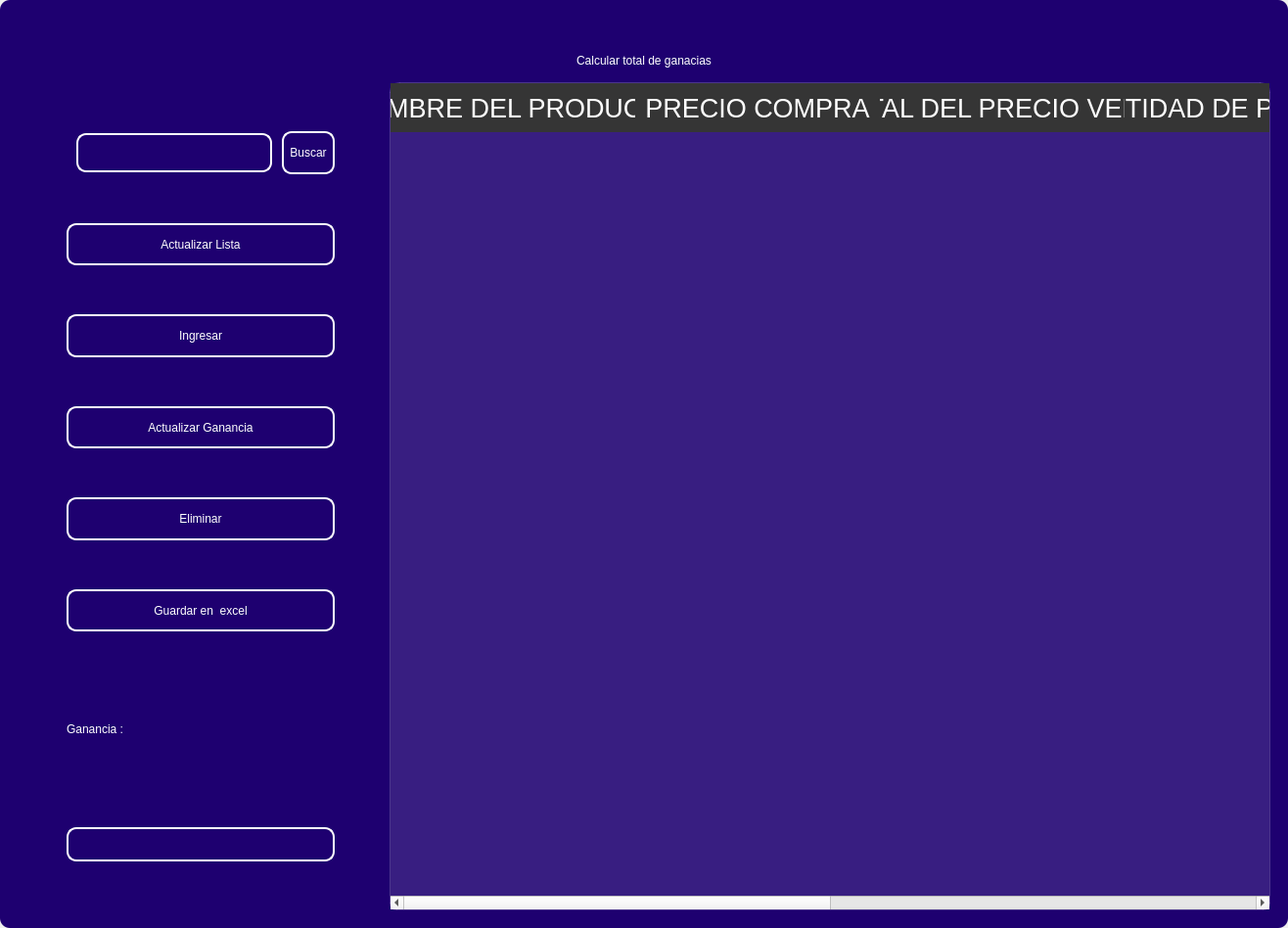
<?xml version="1.0" encoding="UTF-8"?>
<ui version="4.0">
 <class>MainWindow</class>
 <widget class="QMainWindow" name="MainWindow">
  <property name="geometry">
   <rect>
    <x>0</x>
    <y>0</y>
    <width>1316</width>
    <height>948</height>
   </rect>
  </property>
  <property name="windowTitle">
   <string>MainWindow</string>
  </property>
  <property name="styleSheet">
   <string notr="true"/>
  </property>
  <widget class="QWidget" name="centralwidget">
   <property name="styleSheet">
    <string notr="true"/>
   </property>
   <layout class="QVBoxLayout" name="verticalLayout">
    <property name="spacing">
     <number>0</number>
    </property>
    <property name="leftMargin">
     <number>0</number>
    </property>
    <property name="topMargin">
     <number>0</number>
    </property>
    <property name="rightMargin">
     <number>0</number>
    </property>
    <property name="bottomMargin">
     <number>0</number>
    </property>
    <item>
     <widget class="QFrame" name="frame">
      <property name="enabled">
       <bool>true</bool>
      </property>
      <property name="styleSheet">
       <string notr="true">
QFrame {
border-radius:10px;
background-color:#1E0070;
 }
</string>
      </property>
      <property name="frameShape">
       <enum>QFrame::StyledPanel</enum>
      </property>
      <property name="frameShadow">
       <enum>QFrame::Raised</enum>
      </property>
      <layout class="QVBoxLayout" name="verticalLayout_2">
       <item>
        <widget class="QFrame" name="frame_superior">
         <property name="minimumSize">
          <size>
           <width>0</width>
           <height>40</height>
          </size>
         </property>
         <property name="maximumSize">
          <size>
           <width>16777215</width>
           <height>40</height>
          </size>
         </property>
         <property name="styleSheet">
          <string notr="true">QPushButton{
border-radius:18px;
}

QPushButton:hover{
	background-color: rgb(0, 0, 0);
}
</string>
         </property>
         <property name="frameShape">
          <enum>QFrame::StyledPanel</enum>
         </property>
         <property name="frameShadow">
          <enum>QFrame::Raised</enum>
         </property>
         <layout class="QHBoxLayout" name="horizontalLayout_3">
          <property name="spacing">
           <number>4</number>
          </property>
          <property name="leftMargin">
           <number>0</number>
          </property>
          <property name="topMargin">
           <number>0</number>
          </property>
          <property name="rightMargin">
           <number>0</number>
          </property>
          <property name="bottomMargin">
           <number>0</number>
          </property>
          <item>
           <widget class="QPushButton" name="btn_icon">
            <property name="text">
             <string/>
            </property>
            <property name="iconSize">
             <size>
              <width>40</width>
              <height>40</height>
             </size>
            </property>
           </widget>
          </item>
          <item>
           <spacer name="horizontalSpacer_2">
            <property name="orientation">
             <enum>Qt::Horizontal</enum>
            </property>
            <property name="sizeHint" stdset="0">
             <size>
              <width>443</width>
              <height>20</height>
             </size>
            </property>
           </spacer>
          </item>
          <item>
           <widget class="QPushButton" name="btn_exit">
            <property name="minimumSize">
             <size>
              <width>38</width>
              <height>38</height>
             </size>
            </property>
            <property name="maximumSize">
             <size>
              <width>38</width>
              <height>38</height>
             </size>
            </property>
            <property name="text">
             <string/>
            </property>
            <property name="iconSize">
             <size>
              <width>35</width>
              <height>35</height>
             </size>
            </property>
           </widget>
          </item>
          <item>
           <widget class="QPushButton" name="bt_minimizar">
            <property name="minimumSize">
             <size>
              <width>38</width>
              <height>38</height>
             </size>
            </property>
            <property name="maximumSize">
             <size>
              <width>38</width>
              <height>38</height>
             </size>
            </property>
            <property name="cursor">
             <cursorShape>PointingHandCursor</cursorShape>
            </property>
            <property name="text">
             <string/>
            </property>
            <property name="icon">
             <iconset>
              <normaloff>image/minus.svg</normaloff>image/minus.svg</iconset>
            </property>
            <property name="iconSize">
             <size>
              <width>38</width>
              <height>38</height>
             </size>
            </property>
           </widget>
          </item>
          <item>
           <widget class="QPushButton" name="bt_maximizar">
            <property name="minimumSize">
             <size>
              <width>38</width>
              <height>38</height>
             </size>
            </property>
            <property name="maximumSize">
             <size>
              <width>38</width>
              <height>38</height>
             </size>
            </property>
            <property name="cursor">
             <cursorShape>PointingHandCursor</cursorShape>
            </property>
            <property name="text">
             <string/>
            </property>
            <property name="icon">
             <iconset>
              <normaloff>image/chevron-up.svg</normaloff>image/chevron-up.svg</iconset>
            </property>
            <property name="iconSize">
             <size>
              <width>38</width>
              <height>38</height>
             </size>
            </property>
           </widget>
          </item>
          <item>
           <widget class="QPushButton" name="bt_restaurar">
            <property name="minimumSize">
             <size>
              <width>38</width>
              <height>38</height>
             </size>
            </property>
            <property name="maximumSize">
             <size>
              <width>38</width>
              <height>38</height>
             </size>
            </property>
            <property name="cursor">
             <cursorShape>PointingHandCursor</cursorShape>
            </property>
            <property name="text">
             <string/>
            </property>
            <property name="icon">
             <iconset>
              <normaloff>image/chevron-down.svg</normaloff>image/chevron-down.svg</iconset>
            </property>
            <property name="iconSize">
             <size>
              <width>38</width>
              <height>38</height>
             </size>
            </property>
           </widget>
          </item>
          <item>
           <widget class="QPushButton" name="bt_cerrar">
            <property name="minimumSize">
             <size>
              <width>38</width>
              <height>38</height>
             </size>
            </property>
            <property name="maximumSize">
             <size>
              <width>38</width>
              <height>38</height>
             </size>
            </property>
            <property name="cursor">
             <cursorShape>PointingHandCursor</cursorShape>
            </property>
            <property name="text">
             <string/>
            </property>
            <property name="icon">
             <iconset>
              <normaloff>image/x.svg</normaloff>image/x.svg</iconset>
            </property>
            <property name="iconSize">
             <size>
              <width>38</width>
              <height>38</height>
             </size>
            </property>
           </widget>
          </item>
         </layout>
        </widget>
       </item>
       <item>
        <widget class="QLabel" name="label">
         <property name="styleSheet">
          <string notr="true">font: 30pt &quot;MS Shell Dlg 2&quot;;
color: rgb(255, 255, 255);</string>
         </property>
         <property name="text">
          <string>Calcular total de ganacias</string>
         </property>
         <property name="alignment">
          <set>Qt::AlignCenter</set>
         </property>
        </widget>
       </item>
       <item>
        <widget class="QFrame" name="frame_3">
         <property name="minimumSize">
          <size>
           <width>0</width>
           <height>0</height>
          </size>
         </property>
         <property name="frameShape">
          <enum>QFrame::StyledPanel</enum>
         </property>
         <property name="frameShadow">
          <enum>QFrame::Raised</enum>
         </property>
         <layout class="QHBoxLayout" name="horizontalLayout_4">
          <property name="leftMargin">
           <number>9</number>
          </property>
          <property name="topMargin">
           <number>9</number>
          </property>
          <property name="rightMargin">
           <number>9</number>
          </property>
          <item>
           <layout class="QVBoxLayout" name="verticalLayout_4">
            <property name="spacing">
             <number>50</number>
            </property>
            <property name="sizeConstraint">
             <enum>QLayout::SetDefaultConstraint</enum>
            </property>
            <property name="leftMargin">
             <number>50</number>
            </property>
            <property name="topMargin">
             <number>50</number>
            </property>
            <property name="rightMargin">
             <number>50</number>
            </property>
            <property name="bottomMargin">
             <number>50</number>
            </property>
            <item>
             <layout class="QHBoxLayout" name="horizontalLayout">
              <property name="spacing">
               <number>10</number>
              </property>
              <property name="leftMargin">
               <number>10</number>
              </property>
              <property name="topMargin">
               <number>0</number>
              </property>
              <property name="bottomMargin">
               <number>0</number>
              </property>
              <item>
               <widget class="QLineEdit" name="searchtxt">
                <property name="minimumSize">
                 <size>
                  <width>200</width>
                  <height>35</height>
                 </size>
                </property>
                <property name="maximumSize">
                 <size>
                  <width>150</width>
                  <height>40</height>
                 </size>
                </property>
                <property name="styleSheet">
                 <string notr="true">QLabel {
	color: rgb(255, 255, 254);
	font: 12pt &quot;Arial&quot;;
	background-color: rgba(0, 0, 0,0);
}

QTextEdit{
background-color: rgba(0, 0, 0,0);
border-radius:10px; 
font: 12pt &quot;Arial&quot;;
color: rgb(255, 255, 254);
border: 2px solid  rgb(255, 255, 255);

}

QTextEdit:hover{
background-color: rgba(0, 0, 0,0);
border-radius:10px; 
font: 12pt &quot;Arial&quot;;
border: 2px solid  rgb(120, 0, 171);
}

QTextEdit:focus{
background-color: rgb(0, 0, 0);
border-radius:10px; 
font: 12pt &quot;Arial&quot;;
border: 2px solid rgb(120, 0, 171);
}

QLineEdit{
background-color: rgba(0, 0, 0,0);
border-radius:10px; 
font: 12pt &quot;Arial&quot;;
color: rgb(255, 255, 254);
border: 2px solid  rgb(255, 255, 255);

}

QLineEdit:hover{
background-color: rgba(0, 0, 0,0);
border-radius:10px; 
font: 12pt &quot;Arial&quot;;
border: 2px solid  rgb(120, 0, 171);
}

QLineEdit:focus{
background-color: rgb(0, 0, 0);
border-radius:10px; 
font: 12pt &quot;Arial&quot;;
border: 2px solid rgb(120, 0, 171);
}

QCheckBox{
	font: 12pt &quot;Arial&quot;;
	color: rgb(255, 255, 255);
}

QCheckBox::indicator {
    width: 18px;
    height:18px;
}

QCheckBox::indicator:unchecked {
   background-image: url(image/square.svg);
}

QCheckBox::indicator:checked {
   background-image: url(image/check-square.svg);
}

QPushButton{
border-radius:10px; 
font: 12pt &quot;Arial&quot;;
color: rgb(255, 255, 254);
border: 2px solid #ffffff;
}

QPushButton:hover{
border-radius:10px; 
font: 12pt &quot;Arial&quot;;
color: rgb(255, 255, 255);
border: 2px solid rgb(120, 0, 171);
	background-color: rgb(120, 0, 171);
}
</string>
                </property>
               </widget>
              </item>
              <item>
               <widget class="QPushButton" name="btn_search">
                <property name="sizePolicy">
                 <sizepolicy hsizetype="Minimum" vsizetype="Fixed">
                  <horstretch>0</horstretch>
                  <verstretch>0</verstretch>
                 </sizepolicy>
                </property>
                <property name="minimumSize">
                 <size>
                  <width>0</width>
                  <height>35</height>
                 </size>
                </property>
                <property name="maximumSize">
                 <size>
                  <width>100</width>
                  <height>50</height>
                 </size>
                </property>
                <property name="cursor">
                 <cursorShape>PointingHandCursor</cursorShape>
                </property>
                <property name="styleSheet">
                 <string notr="true">QPushButton{
border-radius:10px; 
font: 12pt &quot;Arial&quot;;
color: rgb(255, 255, 254);
border: 2px solid #ffffff;
}

QPushButton:hover{
border-radius:10px; 
font: 12pt &quot;Arial&quot;;
color: rgb(255, 255, 255);
border: 2px solid rgb(120, 0, 171);
	background-color: rgb(120, 0, 171);
}</string>
                </property>
                <property name="text">
                 <string>Buscar</string>
                </property>
               </widget>
              </item>
             </layout>
            </item>
            <item>
             <widget class="QPushButton" name="btn_get">
              <property name="minimumSize">
               <size>
                <width>50</width>
                <height>40</height>
               </size>
              </property>
              <property name="maximumSize">
               <size>
                <width>300</width>
                <height>50</height>
               </size>
              </property>
              <property name="cursor">
               <cursorShape>PointingHandCursor</cursorShape>
              </property>
              <property name="styleSheet">
               <string notr="true">QPushButton{
border-radius:10px; 
font: 12pt &quot;Arial&quot;;
color: rgb(255, 255, 254);
border: 2px solid #ffffff;
}

QPushButton:hover{
border-radius:10px; 
font: 12pt &quot;Arial&quot;;
color: rgb(255, 255, 255);
border: 2px solid rgb(120, 0, 171);
	background-color: rgb(120, 0, 171);
}</string>
              </property>
              <property name="text">
               <string>Actualizar Lista</string>
              </property>
              <property name="iconSize">
               <size>
                <width>35</width>
                <height>35</height>
               </size>
              </property>
             </widget>
            </item>
            <item>
             <widget class="QPushButton" name="btn_add">
              <property name="minimumSize">
               <size>
                <width>0</width>
                <height>40</height>
               </size>
              </property>
              <property name="maximumSize">
               <size>
                <width>300</width>
                <height>50</height>
               </size>
              </property>
              <property name="cursor">
               <cursorShape>PointingHandCursor</cursorShape>
              </property>
              <property name="styleSheet">
               <string notr="true">QPushButton{
border-radius:10px; 
font: 12pt &quot;Arial&quot;;
color: rgb(255, 255, 254);
border: 2px solid #ffffff;
}

QPushButton:hover{
border-radius:10px; 
font: 12pt &quot;Arial&quot;;
color: rgb(255, 255, 255);
border: 2px solid rgb(120, 0, 171);
	background-color: rgb(120, 0, 171);
}</string>
              </property>
              <property name="text">
               <string>Ingresar</string>
              </property>
              <property name="iconSize">
               <size>
                <width>35</width>
                <height>35</height>
               </size>
              </property>
             </widget>
            </item>
            <item>
             <widget class="QPushButton" name="btn_update">
              <property name="minimumSize">
               <size>
                <width>0</width>
                <height>40</height>
               </size>
              </property>
              <property name="maximumSize">
               <size>
                <width>300</width>
                <height>50</height>
               </size>
              </property>
              <property name="cursor">
               <cursorShape>PointingHandCursor</cursorShape>
              </property>
              <property name="styleSheet">
               <string notr="true">QPushButton{
border-radius:10px; 
font: 12pt &quot;Arial&quot;;
color: rgb(255, 255, 254);
border: 2px solid #ffffff;
}

QPushButton:hover{
border-radius:10px; 
font: 12pt &quot;Arial&quot;;
color: rgb(255, 255, 255);
border: 2px solid rgb(120, 0, 171);
	background-color: rgb(120, 0, 171);
}</string>
              </property>
              <property name="text">
               <string>Actualizar Ganancia</string>
              </property>
              <property name="iconSize">
               <size>
                <width>35</width>
                <height>35</height>
               </size>
              </property>
             </widget>
            </item>
            <item>
             <widget class="QPushButton" name="btn_delete">
              <property name="minimumSize">
               <size>
                <width>0</width>
                <height>40</height>
               </size>
              </property>
              <property name="maximumSize">
               <size>
                <width>300</width>
                <height>50</height>
               </size>
              </property>
              <property name="cursor">
               <cursorShape>PointingHandCursor</cursorShape>
              </property>
              <property name="styleSheet">
               <string notr="true">QPushButton{
border-radius:10px; 
font: 12pt &quot;Arial&quot;;
color: rgb(255, 255, 254);
border: 2px solid #ffffff;
}

QPushButton:hover{
border-radius:10px; 
font: 12pt &quot;Arial&quot;;
color: rgb(255, 255, 255);
border: 2px solid rgb(120, 0, 171);
	background-color: rgb(120, 0, 171);
}</string>
              </property>
              <property name="text">
               <string>Eliminar</string>
              </property>
              <property name="iconSize">
               <size>
                <width>35</width>
                <height>35</height>
               </size>
              </property>
             </widget>
            </item>
            <item>
             <widget class="QPushButton" name="btn_excel">
              <property name="minimumSize">
               <size>
                <width>10</width>
                <height>40</height>
               </size>
              </property>
              <property name="maximumSize">
               <size>
                <width>300</width>
                <height>50</height>
               </size>
              </property>
              <property name="cursor">
               <cursorShape>PointingHandCursor</cursorShape>
              </property>
              <property name="styleSheet">
               <string notr="true">QPushButton{
border-radius:10px; 
font: 12pt &quot;Arial&quot;;
color: rgb(255, 255, 254);
border: 2px solid #ffffff;
}

QPushButton:hover{
border-radius:10px; 
font: 12pt &quot;Arial&quot;;
color: rgb(255, 255, 255);
border: 2px solid rgb(120, 0, 171);
	background-color: rgb(120, 0, 171);
}</string>
              </property>
              <property name="text">
               <string>Guardar en  excel</string>
              </property>
              <property name="iconSize">
               <size>
                <width>35</width>
                <height>35</height>
               </size>
              </property>
             </widget>
            </item>
            <item>
             <widget class="QLabel" name="label_gain">
              <property name="minimumSize">
               <size>
                <width>35</width>
                <height>100</height>
               </size>
              </property>
              <property name="styleSheet">
               <string notr="true">font: 20pt &quot;MS Shell Dlg 2&quot;;
color: rgb(255, 255, 255);</string>
              </property>
              <property name="text">
               <string>Ganancia :</string>
              </property>
             </widget>
            </item>
            <item>
             <widget class="QLineEdit" name="gaintxt">
              <property name="enabled">
               <bool>false</bool>
              </property>
              <property name="minimumSize">
               <size>
                <width>0</width>
                <height>35</height>
               </size>
              </property>
              <property name="styleSheet">
               <string notr="true">QLabel {
	color: rgb(255, 255, 254);
	font: 12pt &quot;Arial&quot;;
	background-color: rgba(0, 0, 0,0);
}

QTextEdit{
background-color: rgba(0, 0, 0,0);
border-radius:10px; 
font: 12pt &quot;Arial&quot;;
color: rgb(255, 255, 254);
border: 2px solid  rgb(255, 255, 255);

}

QTextEdit:hover{
background-color: rgba(0, 0, 0,0);
border-radius:10px; 
font: 12pt &quot;Arial&quot;;
border: 2px solid  rgb(120, 0, 171);
}

QTextEdit:focus{
background-color: rgb(0, 0, 0);
border-radius:10px; 
font: 12pt &quot;Arial&quot;;
border: 2px solid rgb(120, 0, 171);
}

QLineEdit{
background-color: rgba(0, 0, 0,0);
border-radius:10px; 
font: 12pt &quot;Arial&quot;;
color: rgb(255, 255, 254);
border: 2px solid  rgb(255, 255, 255);

}

QLineEdit:hover{
background-color: rgba(0, 0, 0,0);
border-radius:10px; 
font: 12pt &quot;Arial&quot;;
border: 2px solid  rgb(120, 0, 171);
}

QLineEdit:focus{
background-color: rgb(0, 0, 0);
border-radius:10px; 
font: 12pt &quot;Arial&quot;;
border: 2px solid rgb(120, 0, 171);
}

QCheckBox{
	font: 12pt &quot;Arial&quot;;
	color: rgb(255, 255, 255);
}

QCheckBox::indicator {
    width: 18px;
    height:18px;
}

QCheckBox::indicator:unchecked {
   background-image: url(image/square.svg);
}

QCheckBox::indicator:checked {
   background-image: url(image/check-square.svg);
}

QPushButton{
border-radius:10px; 
font: 12pt &quot;Arial&quot;;
color: rgb(255, 255, 254);
border: 2px solid #ffffff;
}

QPushButton:hover{
border-radius:10px; 
font: 12pt &quot;Arial&quot;;
color: rgb(255, 255, 255);
border: 2px solid rgb(120, 0, 171);
	background-color: rgb(120, 0, 171);
}
</string>
              </property>
             </widget>
            </item>
           </layout>
          </item>
          <item>
           <widget class="QTableWidget" name="table_invoice">
            <property name="minimumSize">
             <size>
              <width>900</width>
              <height>0</height>
             </size>
            </property>
            <property name="maximumSize">
             <size>
              <width>700</width>
              <height>16777215</height>
             </size>
            </property>
            <property name="styleSheet">
             <string notr="true">QTableView {
	background-color: rgba(255, 255, 255, 30); 	
	border: 1px solid rgba(255,255,255,40);
	border-bottom-right-radius: 7px; 
	border-bottom-left-radius: 7px; 
	color: white;
	font: 15pt &quot;MS Shell Dlg 2&quot;;
}

QHeaderView::section {
background-color: rgb(53, 53, 53);
color: white;
border: none;
height: 50px;
font-size: 20pt;
}

QTableView::item {
    border-style: none;
    border-bottom: 1px solid rgba(255,255,255,50);
    padding-left: auto;
    padding-right: auto;
}

QTableView::item:selected{
	border: none;
	color: rgb(255, 255, 255);
    background-color: rgba(255, 255, 255, 50);
}
</string>
            </property>
            <property name="lineWidth">
             <number>1</number>
            </property>
            <property name="editTriggers">
             <set>QAbstractItemView::NoEditTriggers</set>
            </property>
            <attribute name="horizontalHeaderDefaultSectionSize">
             <number>250</number>
            </attribute>
            <column>
             <property name="text">
              <string>NOMBRE DEL PRODUCTO</string>
             </property>
            </column>
            <column>
             <property name="text">
              <string>PRECIO COMPRA</string>
             </property>
            </column>
            <column>
             <property name="text">
              <string>TOTAL DEL PRECIO VENTA</string>
             </property>
            </column>
            <column>
             <property name="text">
              <string>CANTIDAD DE PRODUCTOS</string>
             </property>
            </column>
            <column>
             <property name="text">
              <string>TOTAL DE PRECIO U.</string>
             </property>
            </column>
            <column>
             <property name="text">
              <string>ID</string>
             </property>
            </column>
           </widget>
          </item>
         </layout>
        </widget>
       </item>
      </layout>
     </widget>
    </item>
   </layout>
  </widget>
 </widget>
 <resources/>
 <connections/>
</ui>
